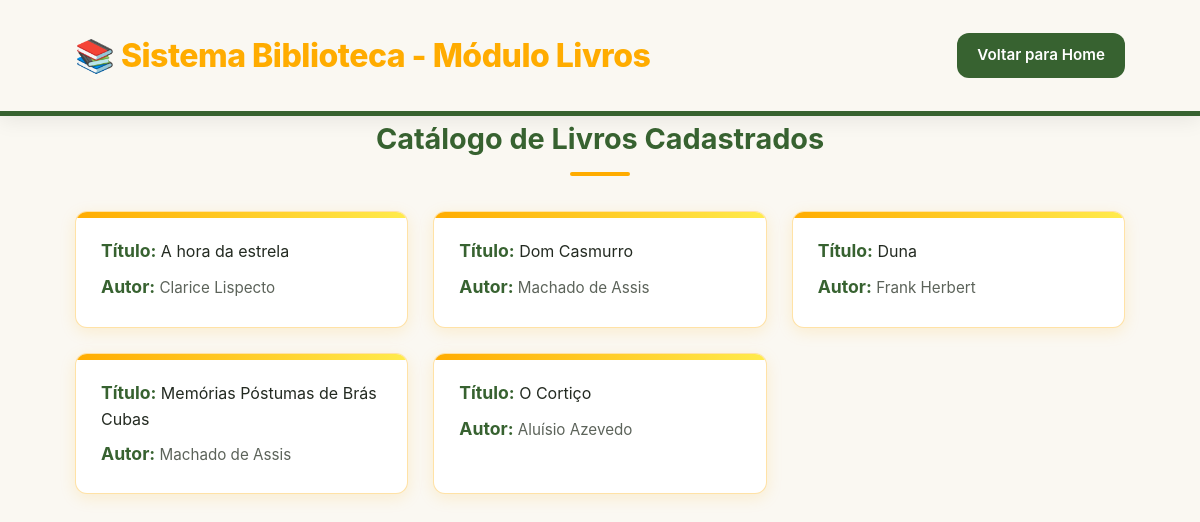
Screenshot of /livros/ with the database file from the repository.
### livros/models.py (models this page shows, shortened)
class Livro(models.Model):
    titulo = models.CharField('Título', max_length=200)
    autor = models.CharField('Autor', max_length=200)
    isbn = models.CharField('ISBN', max_length=20, blank=True, default='')
    editora = models.CharField(max_length=100, blank=True, default='')
    ano_publicacao = models.PositiveIntegerField('Ano de publicação', null=True, blank=True)
    exemplares = models.PositiveIntegerField('Exemplares', default=1)
    class Meta:
        verbose_name = 'Livro'
        verbose_name_plural = 'Livros'
        ordering = ['titulo']

### livros/views.py (the view)
# urls.py: path('', views.LivroListView.as_view(), name='lista_livros'),
class LivroListView(ListView):
    model = Livro
    template_name = 'livros/index.html'
    context_object_name = 'livros'

### livros/templates/livros/index.html (shortened to what this page needs)
{% load static %}
<!DOCTYPE html>
<html lang="pt-br">
<head>
    <link rel="stylesheet" href="{% static 'livros/css/style.css' %}">
</head>
<body>
    <header>
        <div class="container">
            <h1>📚 Sistema Biblioteca - Módulo Livros</h1>
            <nav>
                <a href="{% url 'index' %}">Voltar para Home</a>
            </nav>
        </div>
    </header>
    <main class="container">
        <h2>Catálogo de Livros Cadastrados</h2>
        <div class="lista-livros">
            <ul>
                {% for livro in livros %}
                    <li>
                        <strong>Título:</strong> {{ livro.titulo }} <br>
                        <span><strong>Autor:</strong> {{ livro.autor }}</span>
                    </li>
                {% empty %}
                    <li class="vazio">Nenhum livro foi cadastrado no sistema ainda.</li>
                {% endfor %}
            </ul>
        </div>
    </main>
</body>
</html>

### livros/static/livros/css/style.css (style rules this page uses)
:root { --primary: #FFAC00; --primary-hover: #e09700; --accent-yellow: #FFEB4C; --accent-lightgreen: #B8D66A; --dark-green: #376230; --white: #FFFFFF; --bg-body: #faf8f2; --text-main: #232a21; --text-sub: #5c635a; --shadow-card: 0 4px 16px rgba(255, 172, 0, 0.15); --shadow-hover: 0 12px 28px rgba(255, 172, 0, 0.30); --radius: 12px; --transition: all 0.3s cubic-bezier(0.25, 0.8, 0.25, 1); }
* { margin: 0; padding: 0; box-sizing: border-box; }
body { font-family: -apple-system, BlinkMacSystemFont, "Segoe UI", Roboto, Helvetica, Arial, sans-serif; background-color: var(--bg-body); color: var(--text-main); line-height: 1.6; min-height: 100vh; display: flex; flex-direction: column; }
.container { width: 90%; max-width: 1050px; margin: 0 auto; }
header { background: var(--bg-body); padding: 30px 0; border-bottom: 5px solid var(--dark-green); box-shadow: 0 4px 20px rgba(0, 0, 0, 0.08); }
header .container { display: flex; justify-content: space-between; align-items: center; flex-wrap: wrap; gap: 20px; }
header h1 { font-size: 2rem; font-weight: 800; letter-spacing: -0.5px; color: var(--primary); }
header nav a { display: inline-block; text-decoration: none; background-color: var(--dark-green); color: var(--white); padding: 10px 20px; border-radius: var(--radius); font-weight: 600; font-size: 0.95rem; transition: var(--transition); }
main { margin: 50px auto; flex: 1; }
main h2 { text-align: center; font-size: 1.8rem; color: var(--dark-green); margin-bottom: 35px; }
main h2::after { content: ''; display: block; width: 60px; height: 4px; background-color: var(--primary); border-radius: 2px; margin: 10px auto 0 auto; }
.lista-livros ul { display: grid; grid-template-columns: repeat(auto-fit, minmax(280px, 1fr)); gap: 25px; list-style: none; }
.lista-livros li { background-color: var(--white); padding: 25px; border-radius: var(--radius); border: 1px solid rgba(255, 172, 0, 0.35); box-shadow: var(--shadow-card); transition: var(--transition); position: relative; overflow: hidden; }
.lista-livros li::before { content: ''; position: absolute; top: 0; left: 0; width: 100%; height: 6px; background: linear-gradient(90deg, var(--primary), var(--accent-yellow)); transition: var(--transition); }
.lista-livros strong { color: var(--dark-green); font-size: 1.1rem; }
.lista-livros span { display: block; margin-top: 8px; font-size: 0.95rem; color: var(--text-sub); }

### rows the page displays
Livro: titulo "A hora da estrela", autor "Clarice Lispecto"
Livro: titulo "Dom Casmurro", autor "Machado de Assis"
Livro: titulo "Duna", autor "Frank Herbert"
Livro: titulo "Memórias Póstumas de Brás Cubas", autor "Machado de Assis"
Livro: titulo "O Cortiço", autor "Aluísio Azevedo"
